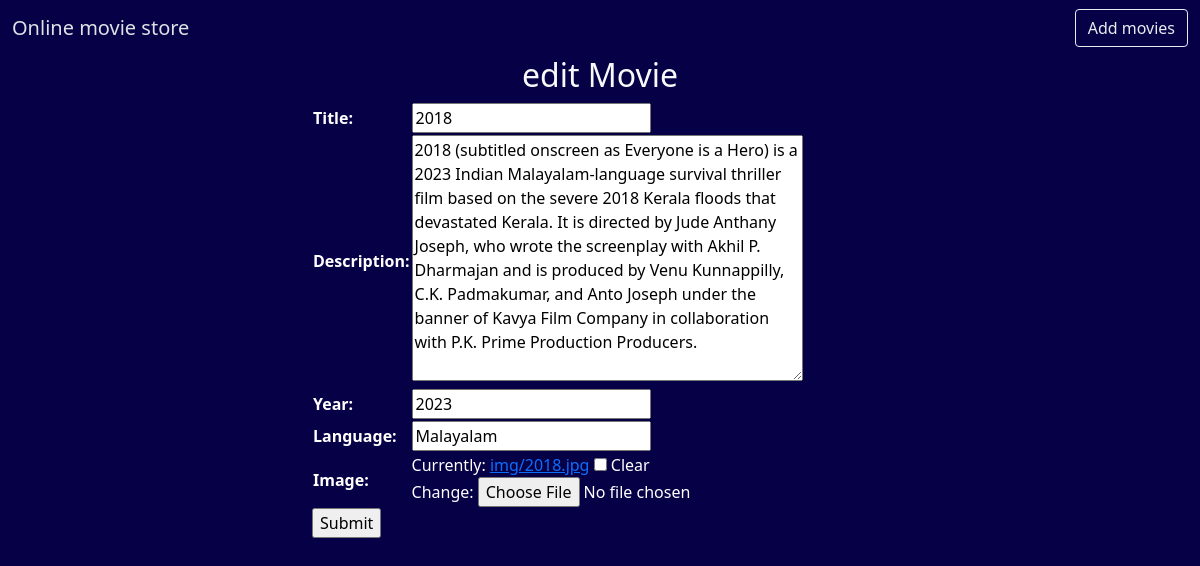
The app's page /edit/7 with its own data.
### app1/models.py (models this page shows, shortened)
class Movie(models.Model):
    title=models.CharField(max_length=20)
    description=models.TextField()
    year=models.IntegerField()
    language=models.CharField(max_length=20)
    image=models.ImageField(upload_to="img",blank=True,null=True)

### app1/views.py (the view)
# urls.py: path('edit/<int:pk>',views.Edit.as_view(),name="edit"),
class Edit(UpdateView):
    model=Movie
    fields = ['title','description','year','language','image']
    template_name = 'edit.html'
    success_url = reverse_lazy('app1:home')

### templates/edit.html (shortened to what this page needs)
{% extends 'base.html' %}
{% load static %}
{% block content %}
<h2 class="text-center text-light">edit Movie</h2>
<div class="container" style="width:50%;">
<form method="POST" enctype="multipart/form-data" style="color:white;">
  <table>
    {{form.as_table}}
  </table>
  <input type="submit">
</form>
</div>
{% endblock %}

### static/css/style.css (style rules this page uses)
body { background-color:#060047; }

### templates/base.html (style rules this page uses)
body { background-color:#060047; }

### records on screen
Movie: title "2018", description "2018 (subtitled onscreen as Everyone is a Hero) is a 2023 Indian Malayalam-language survival thriller film based on the severe 2018 Kerala floods that devastated Kerala. It is directed by Jude Anthany Joseph, who wrote the screenplay with Akhil P. Dharmajan and is produced by Venu Kunnappilly, C.K. Padmakumar, and Anto Joseph under the banner of Kavya Film Company in collaboration with P.K. Prime Production Producers.", year "2023", language "Malayalam"
